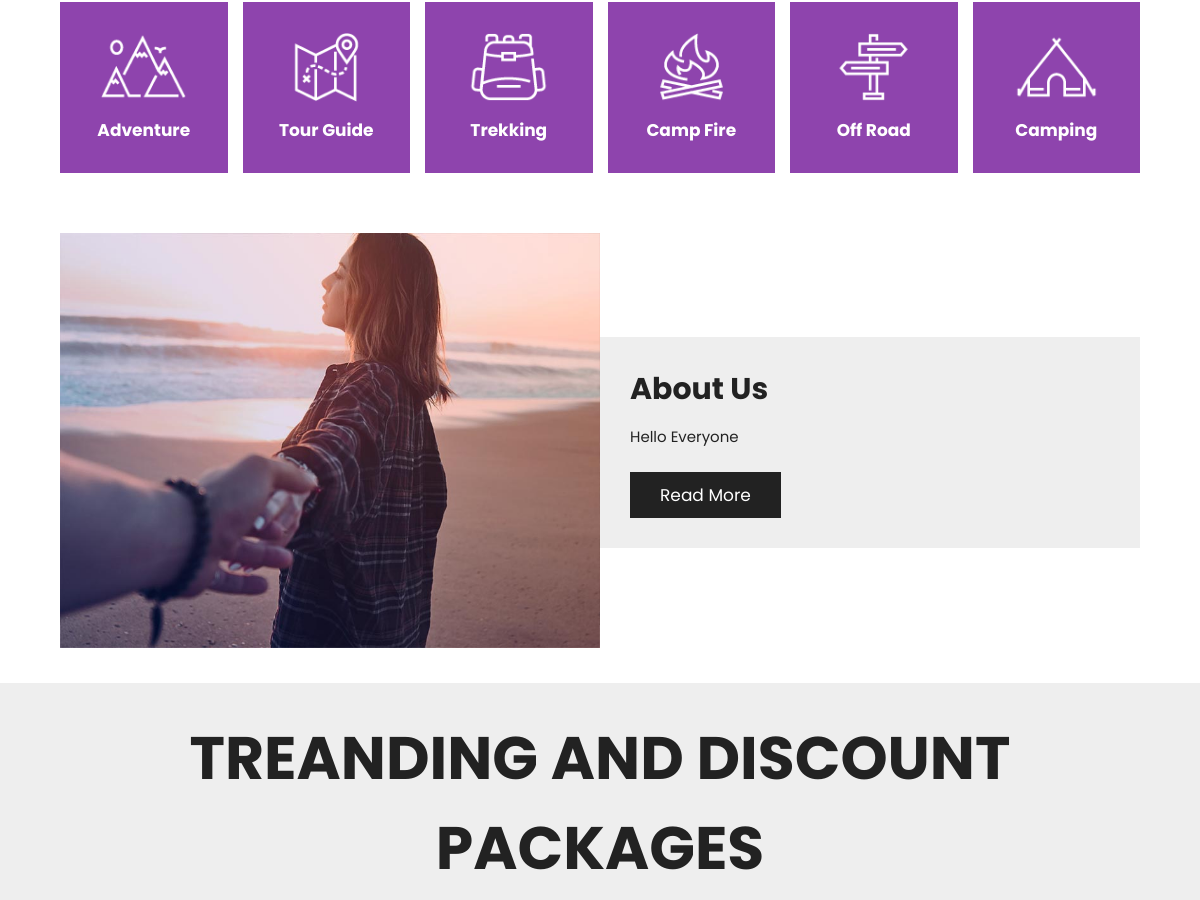
Before: / (middle part) with the older database file.
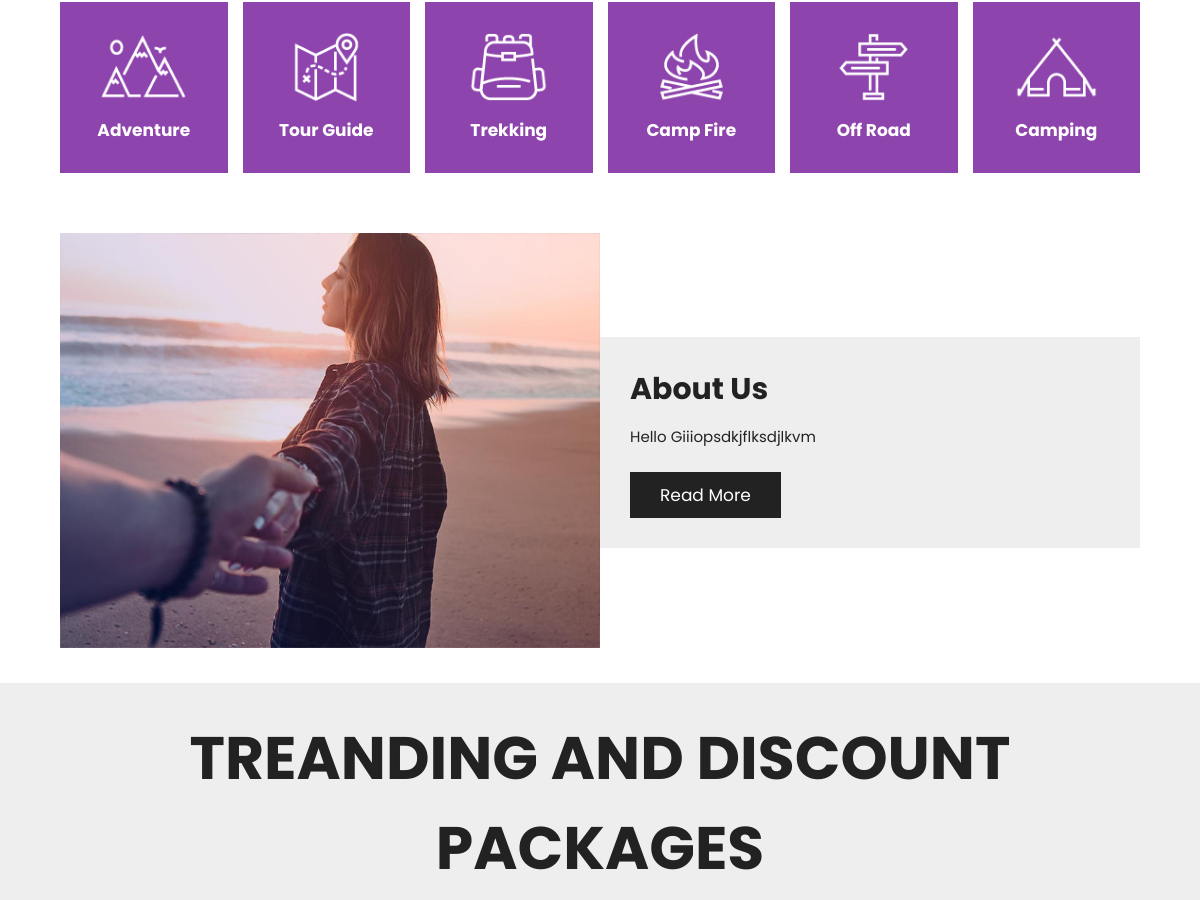
After: the same page with the newer database file.
### destination/models.py (models this page shows)
class AboutUs(models.Model):
    text = models.TextField()
    def __str__(self):
        return self.text

### destination/views.py (the view)
# urls.py: path('', HomeView.as_view(), name='home'),
class HomeView(ListView):
    model = Destination
    paginate_by = 8
    template_name = "main/index.html"
    def get_context_data(self, **kwargs):
        context = super().get_context_data(**kwargs)
        context['about'] = AboutUs.objects.last()
        return context

### destination/models.py (called while the page is built)
    def get_absolute_url(self):
        return reverse("destination:place", kwargs={
            'slug': self.slug
        })

### templates/main/index.html (shortened to what this page needs)
{% extends "base.html" %}
{% load static %}
{% block content %}
<section class="services">
  <div class="box-container">
    <div class="box">
      <img src="{%static 'images/icon-1.png'%}" alt="">
      <h3>adventure</h3>
    </div>
    <div class="box">
      <img src="{%static 'images/icon-2.png'%}" alt="">
      <h3>tour guide</h3>
    </div>
    <div class="box">
      <img src="{%static 'images/icon-3.png'%}" alt="">
      <h3>trekking</h3>
    </div>
    <div class="box">
      <img src="{%static 'images/icon-4.png'%}" alt="">
      <h3>camp fire</h3>
    </div>
    <div class="box">
      <img src="{%static 'images/icon-5.png'%}" alt="">
      <h3>off road</h3>
    </div>
    <div class="box">
      <img src="{%static 'images/icon-6.png'%}" alt="">
      <h3>camping</h3>
    </div>
  </div>
</section>
<section class="home-about">
  <div class="image">
    <img src="{% static 'images/about-img.jpg'%}" alt="">
  </div>
  <div class="content">
    <h3>about us</h3>
    <p>{{about}}</p>
    <a href="{% url 'destination:about' %}" class="btn">read more</a>
  </div>
</section>
<section class="home-packages">
  <h1 class="heading-title"> treanding and discount packages </h1>
</section>
{% endblock content %}

Changed rows visible on the page:
no longer on this page (row unchanged): AboutUs: text "Hello Everyone"
added AboutUs: text "Hello Giiiopsdkjflksdjlkvm"
